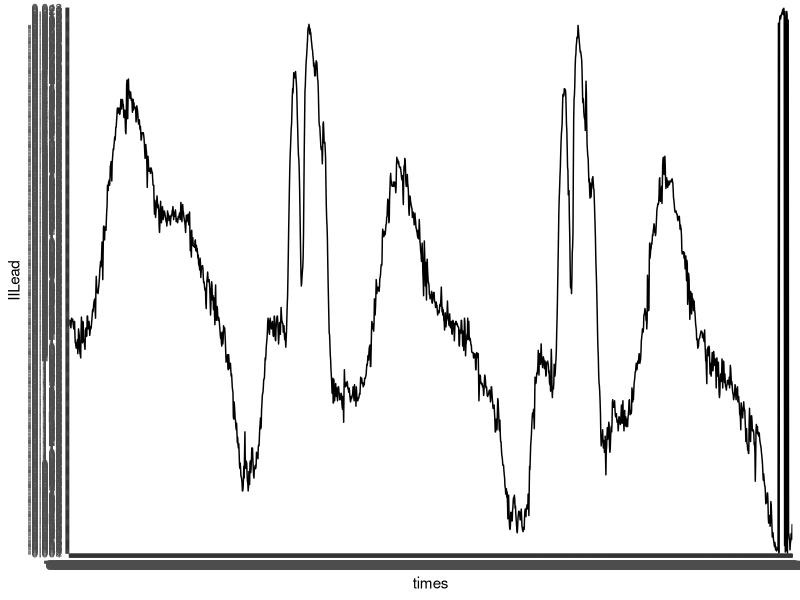

Write R code to recreate this figure.
setwd("/Users/samy/Documents/Programming_Stuff/Data_Science/CHOC/EKG_Analysis")

data <- read.csv("samples001.csv", header = TRUE)

#apply(times, 2, )
#time1 <- times[1]
#library(chron)
#times(time1)

library(ggplot2)

# select first 50 rows of time and II lead
times <- data[2:2000, 1]
IILead <- data[2:2000, 3]

x_name <- "times"
y_name <- "IILead"

require(reshape2)
df <- melt(data.frame(times,IILead))
colnames(df) <- c(x_name, y_name)


ggplot(data=df, aes(x=times, y=IILead, group=1), xaxt='n', yaxt='n') + geom_line()
